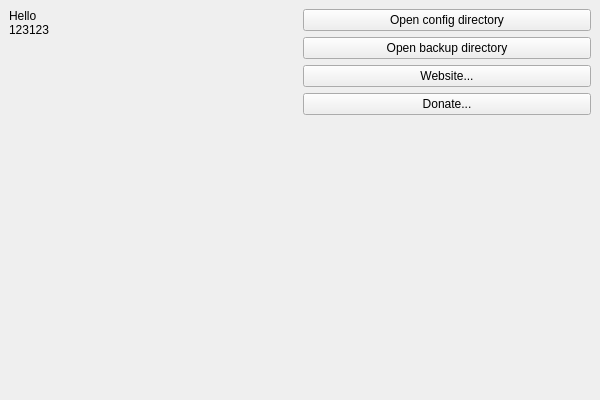
<?xml version="1.0" encoding="UTF-8"?>
<ui version="4.0">
 <class>GuideWindow</class>
 <widget class="QMainWindow" name="GuideWindow">
  <property name="geometry">
   <rect>
    <x>0</x>
    <y>0</y>
    <width>600</width>
    <height>400</height>
   </rect>
  </property>
  <property name="sizePolicy">
   <sizepolicy hsizetype="Fixed" vsizetype="Fixed">
    <horstretch>0</horstretch>
    <verstretch>0</verstretch>
   </sizepolicy>
  </property>
  <property name="windowTitle">
   <string>ZMake</string>
  </property>
  <widget class="QWidget" name="centralwidget">
   <layout class="QHBoxLayout" name="horizontalLayout">
    <item>
     <widget class="QLabel" name="guide_label">
      <property name="sizePolicy">
       <sizepolicy hsizetype="Minimum" vsizetype="Preferred">
        <horstretch>0</horstretch>
        <verstretch>0</verstretch>
       </sizepolicy>
      </property>
      <property name="text">
       <string>Hello
123123</string>
      </property>
      <property name="alignment">
       <set>Qt::AlignLeading|Qt::AlignLeft|Qt::AlignTop</set>
      </property>
     </widget>
    </item>
    <item>
     <layout class="QVBoxLayout" name="verticalLayout">
      <item>
       <widget class="QPushButton" name="btn_config">
        <property name="text">
         <string>Open config directory</string>
        </property>
       </widget>
      </item>
      <item>
       <widget class="QPushButton" name="btn_backup">
        <property name="text">
         <string>Open backup directory</string>
        </property>
       </widget>
      </item>
      <item>
       <widget class="QPushButton" name="btn_website">
        <property name="text">
         <string>Website...</string>
        </property>
       </widget>
      </item>
      <item>
       <widget class="QPushButton" name="btn_donate">
        <property name="text">
         <string>Donate...</string>
        </property>
       </widget>
      </item>
      <item>
       <spacer name="verticalSpacer">
        <property name="orientation">
         <enum>Qt::Vertical</enum>
        </property>
        <property name="sizeHint" stdset="0">
         <size>
          <width>20</width>
          <height>40</height>
         </size>
        </property>
       </spacer>
      </item>
     </layout>
    </item>
   </layout>
  </widget>
 </widget>
 <resources/>
 <connections/>
</ui>
